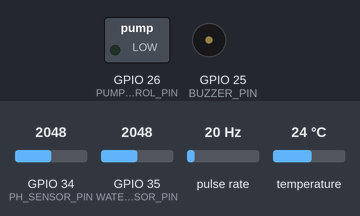
The sketch below on a simulated ESP32. Parts: switched loads named in the sketch (green lamp = pin HIGH), buzzer (waves = sounding, pin HIGH). Wiring (inferred from the names in the program): pulse sensor: data GPIO 27. Inputs (shaded band) come from the test bench; at power-on: temperature 24 °C, GPIO 35 (WATER_LEVEL_SENSOR_PIN) = 2048, GPIO 34 (PH_SENSOR_PIN) = 2048, pulse rate 20 Hz. WiFi joins after 1.5 s; servers stay silent unless stated; the local clock reads 2024-03-15 10:24:30 at power-on unless the sketch sets it; storage starts empty; EEPROM starts erased; what the sketch prints to the serial monitor is not drawn.

Above: at 3.5 s.
3.6 s: temperature set to 1 °C
At 11.01 s:
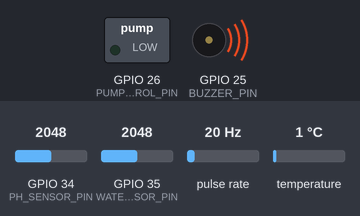
12.6 s: GPIO 35 (WATER_LEVEL_SENSOR_PIN) set to 746
22.3 s: GPIO 35 (WATER_LEVEL_SENSOR_PIN) set to 631
At 32.2 s:
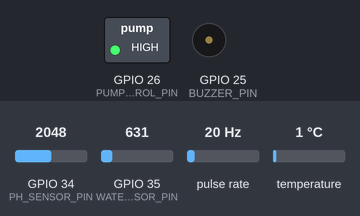
32.5 s: GPIO 35 (WATER_LEVEL_SENSOR_PIN) set to 1040
At 42.2 s:
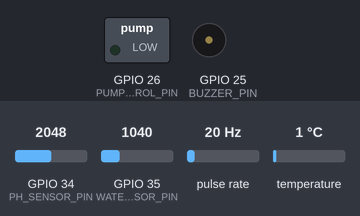
42.5 s: GPIO 35 (WATER_LEVEL_SENSOR_PIN) set to 122
At 50.96 s:
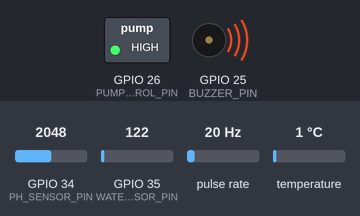
Timing chart, 0 to 52.6 s (numbered marks = the images above; inputs shaded):
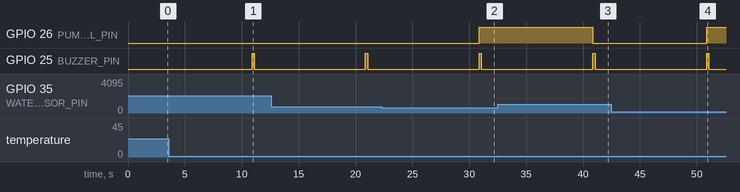

The sketch:

smart-fish-farm.ino
```cpp
/******************************************************************************
 * AquaSmart — IoT-based Smart Fish Farm Water Quality Monitoring System
 *
 * Monitors pH, temperature, water level, flow rate, and dissolved oxygen
 * in real-time. Features Blynk dashboard, SD card logging, and alert system.
 *
 * Hardware:
 *   - ESP32 Dev Board
 *   - pH Sensor (analog)
 *   - DS18B20 Temperature Sensor
 *   - Water Level Sensor (analog)
 *   - YF-S201 Flow Rate Sensor
 *   - 5V Relay Module (pump control)
 *   - Active Buzzer (alerts)
 *   - MicroSD Card Module
 *
 * Connections:
 *   ESP32 GPIO 34  ← pH Sensor (ADC)
 *   ESP32 GPIO 4   ← DS18B20 (OneWire)
 *   ESP32 GPIO 35  ← Water Level Sensor (ADC)
 *   ESP32 GPIO 27  ← YF-S201 Flow Sensor (interrupt)
 *   ESP32 GPIO 26  → Relay Module (pump)
 *   ESP32 GPIO 25  → Buzzer
 *   ESP32 GPIO 5   → SD Card CS
 *
 * Libraries required:
 *   - Blynk by Volodymyr Shymanskyy
 *   - DallasTemperature
 *   - OneWire
 *   - SD (built-in)
 *
 * Author: Fares Elsherif
 * Date:   2025
 ******************************************************************************/

#include "src/config.h"
#include "src/sensors.h"
#include "src/blynk_handler.h"
#include "src/data_logger.h"

Sensors sensors;
BlynkHandler blynk;
DataLogger logger;

unsigned long lastSensorRead = 0;
unsigned long lastBlynkUpdate = 0;
bool systemOK = false;

void setup() {
    Serial.begin(SERIAL_BAUD);
    delay(500);
    Serial.println();
    Serial.println(F("======================================"));
    Serial.println(F("  AquaSmart — Smart Fish Farm v1.0"));
    Serial.println(F("======================================"));

    if (!sensors.begin()) {
        Serial.println(F("[FATAL] Sensor initialization failed!"));
    }

    pinMode(PUMP_CONTROL_PIN, OUTPUT);
    digitalWrite(PUMP_CONTROL_PIN, LOW);

    pinMode(BUZZER_PIN, OUTPUT);
    digitalWrite(BUZZER_PIN, LOW);

    logger.begin();
    blynk.connect();

    systemOK = true;
    Serial.println(F("[SETUP] System ready"));
}

void loop() {
    blynk.run();
    unsigned long now = millis();

    if (now - lastSensorRead >= SENSOR_READ_INTERVAL_MS) {
        lastSensorRead = now;

        SensorReadings data = sensors.readAll();
        logger.log(data);

        if (now - lastBlynkUpdate >= BLYNK_UPDATE_INTERVAL_MS) {
            lastBlynkUpdate = now;
            blynk.update(data);
        }

        checkThresholds(data);
    }
}

void checkThresholds(const SensorReadings& data) {
    bool alert = false;

    if (data.pH < PH_MIN || data.pH > PH_MAX) {
        Serial.println(F("[ALERT] pH out of range"));
        alert = true;
    }

    if (data.temperature < TEMP_MIN_C || data.temperature > TEMP_MAX_C) {
        Serial.println(F("[ALERT] Temperature out of range"));
        alert = true;
    }

    if (data.waterLevel < WATER_LEVEL_MIN_CM) {
        Serial.println(F("[ALERT] Water level low — activating pump"));
        digitalWrite(PUMP_CONTROL_PIN, HIGH);
        alert = true;
    } else {
        digitalWrite(PUMP_CONTROL_PIN, LOW);
    }

    if (data.dissolvedOxygen < DO_MIN_MG_L) {
        Serial.println(F("[ALERT] Dissolved oxygen low"));
        digitalWrite(PUMP_CONTROL_PIN, HIGH);
        alert = true;
    }

    if (alert) {
        digitalWrite(BUZZER_PIN, HIGH);
        delay(200);
        digitalWrite(BUZZER_PIN, LOW);
    }
}
```

blynk_handler.cpp
```cpp
#include "blynk_handler.h"
#include "config.h"

BlynkHandler::BlynkHandler() {
    connected = false;
    lastBlynkUpdate = 0;
}

bool BlynkHandler::checkWiFi() {
    return WiFi.status() == WL_CONNECTED;
}

bool BlynkHandler::connect() {
    if (checkWiFi()) {
        return true;
    }

    Serial.printf("[BLYNK] Connecting to WiFi %s...\n", WIFI_SSID);
    WiFi.mode(WIFI_STA);
    WiFi.begin(WIFI_SSID, WIFI_PASS);

    int attempts = 0;
    while (WiFi.status() != WL_CONNECTED && attempts < 20) {
        delay(500);
        Serial.print(".");
        attempts++;
    }
    Serial.println();

    if (WiFi.status() == WL_CONNECTED) {
        Serial.printf("[BLYNK] WiFi connected. IP: %s\n", WiFi.localIP().toString().c_str());
        Blynk.config(BLYNK_AUTH_TOKEN);
        if (Blynk.connect()) {
            connected = true;
            Serial.println("[BLYNK] Connected to Blynk server");
            return true;
        }
    }

    Serial.println("[BLYNK] Connection failed, running in offline mode");
    connected = false;
    return false;
}

void BlynkHandler::update(const SensorReadings& data) {
    if (!connected) {
        if (checkWiFi()) {
            Blynk.config(BLYNK_AUTH_TOKEN);
            connected = Blynk.connect();
        }
        return;
    }

    Blynk.virtualWrite(V0, data.pH);
    Blynk.virtualWrite(V1, data.temperature);
    Blynk.virtualWrite(V2, data.waterLevel);
    Blynk.virtualWrite(V3, data.flowRate);
    Blynk.virtualWrite(V4, data.dissolvedOxygen);
    Blynk.virtualWrite(V5, data.waterLevelPercent);

    Blynk.execute();

    if (data.pH < PH_MIN || data.pH > PH_MAX) {
        sendAlert("WARNING: pH level out of safe range!");
    }
    if (data.temperature < TEMP_MIN_C || data.temperature > TEMP_MAX_C) {
        sendAlert("WARNING: Water temperature out of safe range!");
    }
    if (data.waterLevel < WATER_LEVEL_MIN_CM) {
        sendAlert("WARNING: Water level critically low!");
    }
    if (data.dissolvedOxygen < DO_MIN_MG_L) {
        sendAlert("WARNING: Dissolved oxygen level too low!");
    }
}

void BlynkHandler::sendAlert(const char* message) {
    if (connected) {
        Blynk.virtualWrite(V6, message);
        Blynk.logEvent("water_alert", message);
        Serial.printf("[ALERT] %s\n", message);
    }
}

bool BlynkHandler::isConnected() {
    connected = Blynk.connected();
    return connected;
}

void BlynkHandler::run() {
    if (connected) {
        Blynk.run();
    }
}
```

blynk_handler.h
```cpp
#ifndef BLYNK_HANDLER_H
#define BLYNK_HANDLER_H

#include <Arduino.h>
#include <BlynkSimpleEsp32.h>
#include "sensors.h"

class BlynkHandler {
public:
    BlynkHandler();
    bool connect();
    void update(const SensorReadings& data);
    void sendAlert(const char* message);
    bool isConnected();
    void run();

private:
    unsigned long lastBlynkUpdate;
    bool connected;
    bool checkWiFi();
};

#endif
```

data_logger.cpp
```cpp
#include "data_logger.h"
#include "config.h"

DataLogger::DataLogger() {
    sdAvailable = false;
    lastLogTime = 0;
}

bool DataLogger::begin() {
    Serial.println("[LOGGER] Initializing SD card...");
    if (!SD.begin(SS)) {
        Serial.println("[LOGGER] SD card not found - logging to Serial only");
        sdAvailable = false;
        return false;
    }

    uint8_t cardType = SD.cardType();
    if (cardType == CARD_NONE) {
        Serial.println("[LOGGER] No SD card attached");
        sdAvailable = false;
        return false;
    }

    Serial.printf("[LOGGER] SD Card Type: %s\n",
        cardType == CARD_MMC ? "MMC" :
        cardType == CARD_SD ? "SDSC" :
        cardType == CARD_SDHC ? "SDHC" : "UNKNOWN");

    uint64_t cardSize = SD.cardSize() / (1024 * 1024);
    Serial.printf("[LOGGER] SD Card Size: %llu MB\n", cardSize);

    struct tm timeinfo;
    if (getLocalTime(&timeinfo)) {
        sprintf(filename, "/aquasmart_%04d%02d%02d.csv",
            timeinfo.tm_year + 1900, timeinfo.tm_mon + 1, timeinfo.tm_mday);
    } else {
        strcpy(filename, "/aquasmart_data.csv");
    }

    logFile = SD.open(filename, FILE_APPEND);
    if (!logFile) {
        Serial.println("[LOGGER] Failed to open file for writing");
        sdAvailable = false;
        return false;
    }

    if (logFile.size() == 0) {
        logFile.println(getCSVHeader());
    }
    logFile.close();

    sdAvailable = true;
    Serial.printf("[LOGGER] Logging to %s\n", filename);
    return true;
}

String DataLogger::getCSVHeader() {
    return "Timestamp,pH,Temperature_C,WaterLevel_cm,FlowRate_Lmin,DissolvedOxygen_mgL,WaterLevelPercent";
}

void DataLogger::log(const SensorReadings& data) {
    unsigned long now = millis();
    if (now - lastLogTime < DATA_LOG_INTERVAL_MS && lastLogTime != 0) {
        return;
    }
    lastLogTime = now;

    char buf[256];
    snprintf(buf, sizeof(buf), "%lu,%.2f,%.2f,%.2f,%.2f,%.2f,%.2f",
        data.timestamp, data.pH, data.temperature,
        data.waterLevel, data.flowRate, data.dissolvedOxygen,
        data.waterLevelPercent);

    String line = String(buf);
    writeLine(line);
    printToSerial(data);
}

void DataLogger::writeLine(const String& line) {
    if (sdAvailable) {
        logFile = SD.open(filename, FILE_APPEND);
        if (logFile) {
            logFile.println(line);
            logFile.close();
        } else {
            Serial.println("[LOGGER] Error opening file for append");
        }
    }
}

void DataLogger::printToSerial(const SensorReadings& data) {
    Serial.println("+-------------------+------------------+");
    Serial.println("| Parameter         | Value            |");
    Serial.println("+-------------------+------------------+");
    Serial.printf("| pH                | %8.2f          |\n", data.pH);
    Serial.printf("| Temperature       | %8.2f °C       |\n", data.temperature);
    Serial.printf("| Water Level       | %8.2f cm       |\n", data.waterLevel);
    Serial.printf("| Flow Rate         | %8.2f L/min    |\n", data.flowRate);
    Serial.printf("| Dissolved Oxygen  | %8.2f mg/L     |\n", data.dissolvedOxygen);
    Serial.printf("| Water Level %%     | %8.2f %%       |\n", data.waterLevelPercent);
    Serial.printf("| Valid             | %8s          |\n", data.valid ? "Yes" : "No");
    Serial.println("+-------------------+------------------+");
}
```

data_logger.h
```cpp
#ifndef DATA_LOGGER_H
#define DATA_LOGGER_H

#include <Arduino.h>
#include <SD.h>
#include <FS.h>
#include "sensors.h"

class DataLogger {
public:
    DataLogger();
    bool begin();
    void log(const SensorReadings& data);
    String getCSVHeader();
    void printToSerial(const SensorReadings& data);

private:
    bool sdAvailable;
    unsigned long lastLogTime;
    char filename[32];
    File logFile;
    void writeLine(const String& line);
};

#endif
```

sensors.cpp
```cpp
#include "sensors.h"

Sensors* sensorInstance = nullptr;

Sensors::Sensors() : oneWire(TEMP_SENSOR_PIN), tempSensor(&oneWire) {
    phOffset = PH_OFFSET;
    phCalibrationSlope = 1.0;
    flowPulseCount = 0;
    lastFlowTime = 0;
    flowRate = 0.0;
    phBufferIndex = 0;
    tempBufferIndex = 0;
    for (int i = 0; i < 5; i++) {
        phBuffer[i] = 7.0;
        tempBuffer[i] = 25.0;
    }
    sensorInstance = this;
}

bool Sensors::begin() {
    Serial.println("[SENSORS] Initializing...");
    tempSensor.begin();
    EEPROM.begin(64);

    float savedOffset;
    EEPROM.get(0, savedOffset);
    if (!isnan(savedOffset) && savedOffset > -2.0 && savedOffset < 2.0) {
        phOffset = savedOffset;
    }

    pinMode(FLOW_SENSOR_PIN, INPUT_PULLUP);
    attachInterrupt(digitalPinToInterrupt(FLOW_SENSOR_PIN), flowISR, RISING);
    lastFlowTime = millis();

    Serial.println("[SENSORS] Initialization complete");
    return true;
}

void IRAM_ATTR Sensors::flowISR() {
    if (sensorInstance) {
        sensorInstance->flowPulseCount++;
    }
}

float Sensors::readPH() {
    int rawSum = 0;
    for (int i = 0; i < PH_SAMPLES; i++) {
        rawSum += analogRead(PH_SENSOR_PIN);
        delay(10);
    }
    float avgRaw = rawSum / (float)PH_SAMPLES;
    float voltage = avgRaw * 3.3 / 4095.0;
    float phValue = 7.0 + ((2.5 - voltage) / 0.18) * phCalibrationSlope + phOffset;
    phValue = constrain(phValue, 0.0, 14.0);
    return applyMovingAverage(phValue, phBuffer, 5, phBufferIndex);
}

float Sensors::readTemperature() {
    tempSensor.requestTemperatures();
    float temp = tempSensor.getTempCByIndex(0);

    if (temp == DEVICE_DISCONNECTED_C || isnan(temp) || temp < -10 || temp > 60) {
        Serial.println("[SENSORS] Temperature sensor error, using default");
        temp = 25.0;
    }
    return applyMovingAverage(temp, tempBuffer, 5, tempBufferIndex);
}

float Sensors::readWaterLevel() {
    int raw = analogRead(WATER_LEVEL_SENSOR_PIN);
    float voltage = raw * 3.3 / 4095.0;
    float levelCm = map(raw, 0, 4095, 0, 30);
    levelCm = constrain(levelCm, 0.0, 30.0);
    return levelCm;
}

float Sensors::readFlowRate() {
    unsigned long now = millis();
    unsigned long elapsed = now - lastFlowTime;

    if (elapsed >= 1000) {
        noInterrupts();
        unsigned long count = flowPulseCount;
        flowPulseCount = 0;
        interrupts();

        flowRate = (count / 7.5);
        lastFlowTime = now;
    }
    return flowRate;
}

SensorReadings Sensors::readAll() {
    SensorReadings data;
    data.timestamp = millis();
    data.pH = readPH();
    data.temperature = readTemperature();
    data.waterLevel = readWaterLevel();
    data.flowRate = readFlowRate();
    data.waterLevelPercent = (data.waterLevel / WATER_LEVEL_MAX_CM) * 100.0;

    data.dissolvedOxygen = 14.6 - 0.41 * data.temperature + 0.008 * (data.temperature * data.temperature) + 0.02 * data.flowRate;
    data.dissolvedOxygen = constrain(data.dissolvedOxygen, 0.0, 15.0);

    data.valid = (data.pH > 0 && data.pH < 14 &&
                  data.temperature > -10 && data.temperature < 60 &&
                  data.waterLevel >= 0);

    return data;
}

void Sensors::calibratePH(float knownPH) {
    float rawVoltage = analogRead(PH_SENSOR_PIN) * 3.3 / 4095.0;
    float expectedVoltage = 2.5 + (7.0 - knownPH) * 0.18;
    phOffset = knownPH - (7.0 + (2.5 - rawVoltage) / 0.18);
    EEPROM.put(0, phOffset);
    EEPROM.commit();
    Serial.printf("[SENSORS] pH calibrated: offset=%.3f\n", phOffset);
}

float Sensors::applyMovingAverage(float newValue, float* buffer, int size, int& index) {
    buffer[index] = newValue;
    index = (index + 1) % size;
    float sum = 0;
    for (int i = 0; i < size; i++) {
        sum += buffer[i];
    }
    return sum / size;
}
```

sensors.h
```cpp
#ifndef SENSORS_H
#define SENSORS_H

#include <Arduino.h>
#include <OneWire.h>
#include <DallasTemperature.h>
#include <EEPROM.h>

struct SensorReadings {
    float pH;
    float temperature;
    float waterLevel;
    float flowRate;
    float dissolvedOxygen;
    float waterLevelPercent;
    unsigned long timestamp;
    bool valid;
};

class Sensors {
public:
    Sensors();
    bool begin();
    SensorReadings readAll();
    float readPH();
    float readTemperature();
    float readWaterLevel();
    float readFlowRate();
    void calibratePH(float knownPH);

private:
    OneWire oneWire;
    DallasTemperature tempSensor;
    float phOffset;
    float phCalibrationSlope;
    volatile unsigned long flowPulseCount;
    unsigned long lastFlowTime;
    float flowRate;
    static void IRAM_ATTR flowISR();

    float applyMovingAverage(float newValue, float* buffer, int size, int& index);
    float phBuffer[5];
    int phBufferIndex;
    float tempBuffer[5];
    int tempBufferIndex;
};

#endif
```

config.h
```cpp
#ifndef CONFIG_H
#define CONFIG_H

#define WIFI_SSID        "your_wifi_ssid"
#define WIFI_PASS        "your_wifi_password"
#define BLYNK_AUTH_TOKEN "your_blynk_auth_token"
#define BLYNK_TEMPLATE_ID   "your_template_id"
#define BLYNK_TEMPLATE_NAME "Smart Fish Farm"

#define SERIAL_BAUD 115200
#define SENSOR_READ_INTERVAL_MS 10000
#define BLYNK_UPDATE_INTERVAL_MS 15000
#define DATA_LOG_INTERVAL_MS 60000

#define PH_SENSOR_PIN          34
#define TEMP_SENSOR_PIN        4
#define WATER_LEVEL_SENSOR_PIN 35
#define FLOW_SENSOR_PIN        27
#define PUMP_CONTROL_PIN       26
#define BUZZER_PIN             25

#define PH_OFFSET 0.25
#define PH_SAMPLES 10

#define WATER_LEVEL_MIN_CM 5.0
#define WATER_LEVEL_MAX_CM 30.0
#define PH_MIN 6.5
#define PH_MAX 8.5
#define TEMP_MIN_C 22.0
#define TEMP_MAX_C 32.0
#define DO_MIN_MG_L 4.0

#endif
```

Measured:
- the behaviour switches between 683 and 682 on GPIO 35 (WATER_LEVEL_SENSOR_PIN) (found by bisection; images 1 and 2)
- after the input at 3.6 s, GPIO 25 (BUZZER_PIN): LOW → HIGH after 7.3 s, → LOW 0.20 s later
- after the input at 22.3 s, GPIO 26 (PUMP_CONTROL_PIN): LOW → HIGH after 8.6 s
- after the input at 32.5 s, GPIO 26 (PUMP_CONTROL_PIN): HIGH → LOW after 8.4 s
- after the input at 42.5 s, GPIO 26 (PUMP_CONTROL_PIN): LOW → HIGH after 8.4 s
